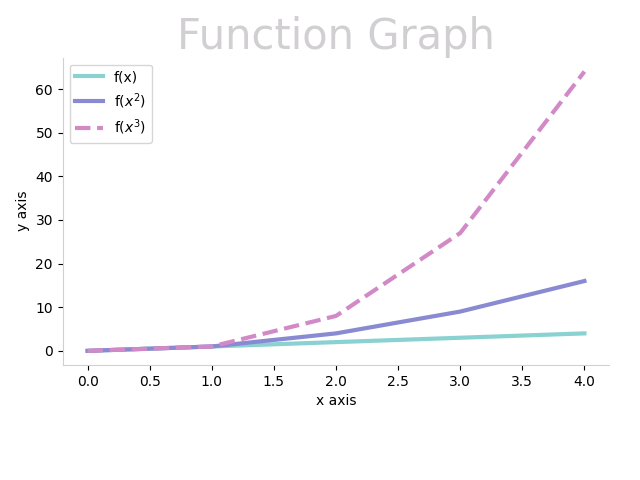

Python code for this plot:
import matplotlib
import matplotlib.pyplot as plt
import numpy as np

#f(x) function
straightLineX = np.array(range(0,5))
straightLineY = straightLineX*1

#f(x^2) function
squaredX = np.array(range(0,5))
squaredY = squaredX * squaredX

#f(x^3) function
cubedX = np.array(range(0,5))
cubedY = cubedX * cubedX * cubedX

#Plotting graph and specifying widths, colours and labels for legend
plt.plot(straightLineX, straightLineY, label = "f(x)", linewidth = 3, color = "#89d2d1")
plt.plot(squaredX, squaredY, label = "f$(x^2)$", linewidth = 3, color = "#898ad2")
plt.plot(cubedX, cubedY, label = "f$(x^3)$", linewidth = 3, linestyle = "dashed", color = "#d289c7")

#Adjusting plot size to make it longer, think this is better suited to a linear graph
plt.subplots_adjust(left = 0.098, bottom = 0.24,  right = 0.952)

#Title and axis labels
plt.title(label = "Function Graph", pad = 2, linespacing = 2, fontsize = 30, color = "#d2cfd3")
plt.xlabel("x axis")
plt.ylabel("y axis")

#making plot slightly wider 
plt.subplots_adjust(left = 0.098, bottom = 0.24,  right = 0.952)

#Changing x and y axis color to match title, hiding top and right spines
ax = plt.axes()

ax.spines["bottom"].set_color("#d2cfd3")
ax.spines["left"].set_color("#d2cfd3")
ax.spines["top"].set_color("none")
ax.spines["right"].set_color("none")

plt.legend()
plt.show()
